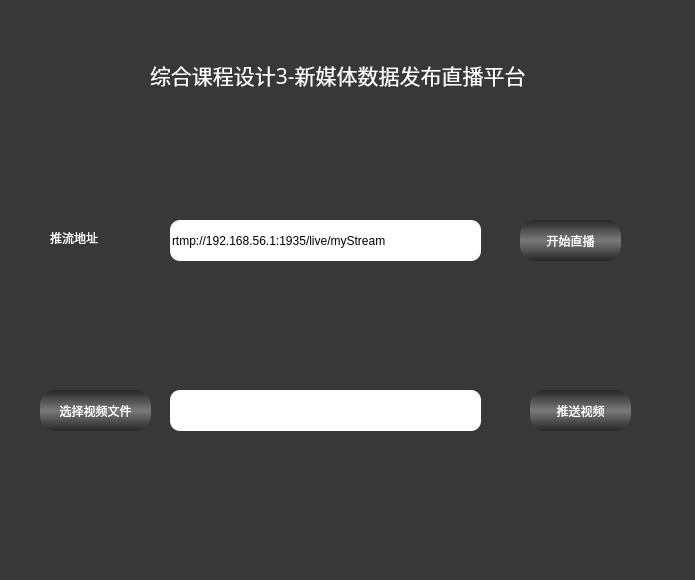
<?xml version="1.0" encoding="UTF-8"?>
<ui version="4.0">
 <class>XRtmpStreamerClass</class>
 <widget class="QWidget" name="XRtmpStreamerClass">
  <property name="geometry">
   <rect>
    <x>0</x>
    <y>0</y>
    <width>695</width>
    <height>580</height>
   </rect>
  </property>
  <property name="windowTitle">
   <string>XRtmpStreamer</string>
  </property>
  <property name="styleSheet">
   <string notr="true">QLabel
{
color:rgb(255,255,255);
font:75 12pt &quot;黑体&quot;;
}
QWidget
{
background-color:#383838;
}
QPushButton:hover
 { 
	background-color: qlineargradient(spread:pad, x1:0, y1:0, x2:0, y2:1, stop:0 rgba(120, 120, 120, 255), stop:0.495 rgba(39, 39, 39, 255), stop:0.505 rgba(39,39, 39, 255), stop:1 rgba(120, 120,120, 255));
 border: none;
border-radius:15px;
color: rgb(255, 255, 255);
font: 75 12pt &quot;黑体&quot;;
 }
QPushButton:!hover
 { 
	background-color: qlineargradient(spread:pad, x1:0, y1:0, x2:0, y2:1, stop:0 rgba(39, 39, 39, 255), stop:0.495 rgba(120, 120, 120, 255), stop:0.505 rgba(120,120, 120, 255), stop:1 rgba(39, 39,39, 255));
 border: none;
border-radius:15px;
color: rgb(255, 255, 255);
font: 75 12pt &quot;黑体&quot;;
 }

QLineEdit
{
border-radius:10px;
background-color: rgb(255, 255, 255);
font: 75 12pt &quot;黑体&quot;;

}
QComboBox
{
background-color: rgb(255, 255, 255);
font: 75 12pt &quot;黑体&quot;;

}</string>
  </property>
  <widget class="QLineEdit" name="outUrl">
   <property name="geometry">
    <rect>
     <x>170</x>
     <y>220</y>
     <width>311</width>
     <height>41</height>
    </rect>
   </property>
   <property name="text">
    <string>rtmp://192.168.56.1:1935/live/myStream</string>
   </property>
  </widget>
  <widget class="QLabel" name="label">
   <property name="geometry">
    <rect>
     <x>50</x>
     <y>230</y>
     <width>81</width>
     <height>16</height>
    </rect>
   </property>
   <property name="text">
    <string>推流地址</string>
   </property>
  </widget>
  <widget class="QLabel" name="label_2">
   <property name="geometry">
    <rect>
     <x>800</x>
     <y>430</y>
     <width>171</width>
     <height>41</height>
    </rect>
   </property>
   <property name="text">
    <string>输入RTSP URL或
摄像头编号0、1</string>
   </property>
  </widget>
  <widget class="QLineEdit" name="inUrl">
   <property name="geometry">
    <rect>
     <x>810</x>
     <y>490</y>
     <width>431</width>
     <height>41</height>
    </rect>
   </property>
   <property name="text">
    <string>0</string>
   </property>
  </widget>
  <widget class="QPushButton" name="pushButton">
   <property name="geometry">
    <rect>
     <x>520</x>
     <y>220</y>
     <width>101</width>
     <height>41</height>
    </rect>
   </property>
   <property name="text">
    <string>开始直播</string>
   </property>
  </widget>
  <widget class="QLabel" name="label_3">
   <property name="geometry">
    <rect>
     <x>990</x>
     <y>440</y>
     <width>81</width>
     <height>31</height>
    </rect>
   </property>
   <property name="text">
    <string>美颜级别</string>
   </property>
  </widget>
  <widget class="QComboBox" name="face">
   <property name="geometry">
    <rect>
     <x>1110</x>
     <y>430</y>
     <width>91</width>
     <height>31</height>
    </rect>
   </property>
   <item>
    <property name="text">
     <string>一级</string>
    </property>
   </item>
   <item>
    <property name="text">
     <string>二级</string>
    </property>
   </item>
   <item>
    <property name="text">
     <string>三级</string>
    </property>
   </item>
  </widget>
  <widget class="QPushButton" name="pushButton_2">
   <property name="geometry">
    <rect>
     <x>40</x>
     <y>390</y>
     <width>111</width>
     <height>41</height>
    </rect>
   </property>
   <property name="text">
    <string>选择视频文件</string>
   </property>
  </widget>
  <widget class="QLineEdit" name="lineEdit">
   <property name="geometry">
    <rect>
     <x>170</x>
     <y>390</y>
     <width>311</width>
     <height>41</height>
    </rect>
   </property>
  </widget>
  <widget class="QPushButton" name="pushButton_3">
   <property name="geometry">
    <rect>
     <x>530</x>
     <y>390</y>
     <width>101</width>
     <height>41</height>
    </rect>
   </property>
   <property name="text">
    <string>推送视频</string>
   </property>
  </widget>
  <widget class="QWidget" name="horizontalLayoutWidget">
   <property name="geometry">
    <rect>
     <x>800</x>
     <y>140</y>
     <width>271</width>
     <height>231</height>
    </rect>
   </property>
   <layout class="QHBoxLayout" name="ImageView"/>
  </widget>
  <widget class="QLabel" name="label_4">
   <property name="geometry">
    <rect>
     <x>150</x>
     <y>40</y>
     <width>411</width>
     <height>71</height>
    </rect>
   </property>
   <property name="font">
    <font>
     <family>黑体</family>
     <pointsize>12</pointsize>
     <weight>9</weight>
     <italic>false</italic>
     <bold>false</bold>
    </font>
   </property>
   <property name="text">
    <string>&lt;html&gt;&lt;head/&gt;&lt;body&gt;&lt;p&gt;&lt;span style=&quot; font-size:16pt;&quot;&gt;综合课程设计3-新媒体数据发布直播平台&lt;/span&gt;&lt;/p&gt;&lt;/body&gt;&lt;/html&gt;</string>
   </property>
  </widget>
 </widget>
 <layoutdefault spacing="6" margin="11"/>
 <resources>
  <include location="xrtmpstreamer.qrc"/>
 </resources>
 <connections>
  <connection>
   <sender>pushButton</sender>
   <signal>clicked()</signal>
   <receiver>XRtmpStreamerClass</receiver>
   <slot>Stream()</slot>
   <hints>
    <hint type="sourcelabel">
     <x>603</x>
     <y>565</y>
    </hint>
    <hint type="destinationlabel">
     <x>841</x>
     <y>572</y>
    </hint>
   </hints>
  </connection>
  <connection>
   <sender>pushButton_2</sender>
   <signal>clicked()</signal>
   <receiver>XRtmpStreamerClass</receiver>
   <slot>Stream_mp4()</slot>
   <hints>
    <hint type="sourcelabel">
     <x>142</x>
     <y>626</y>
    </hint>
    <hint type="destinationlabel">
     <x>137</x>
     <y>833</y>
    </hint>
   </hints>
  </connection>
  <connection>
   <sender>pushButton_3</sender>
   <signal>clicked()</signal>
   <receiver>XRtmpStreamerClass</receiver>
   <slot>push_mp4()</slot>
   <hints>
    <hint type="sourcelabel">
     <x>640</x>
     <y>621</y>
    </hint>
    <hint type="destinationlabel">
     <x>638</x>
     <y>799</y>
    </hint>
   </hints>
  </connection>
 </connections>
 <slots>
  <slot>Stream()</slot>
  <slot>Stream_mp4()</slot>
  <slot>push_mp4()</slot>
 </slots>
</ui>
